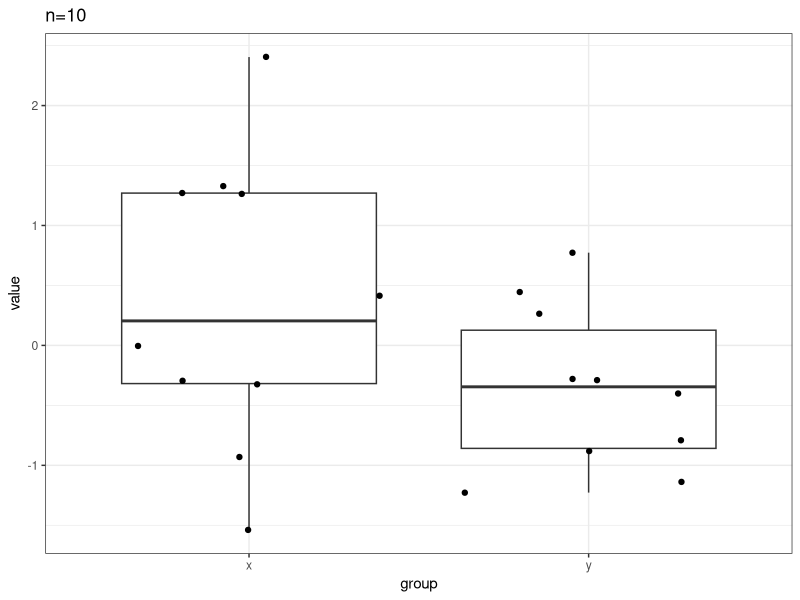
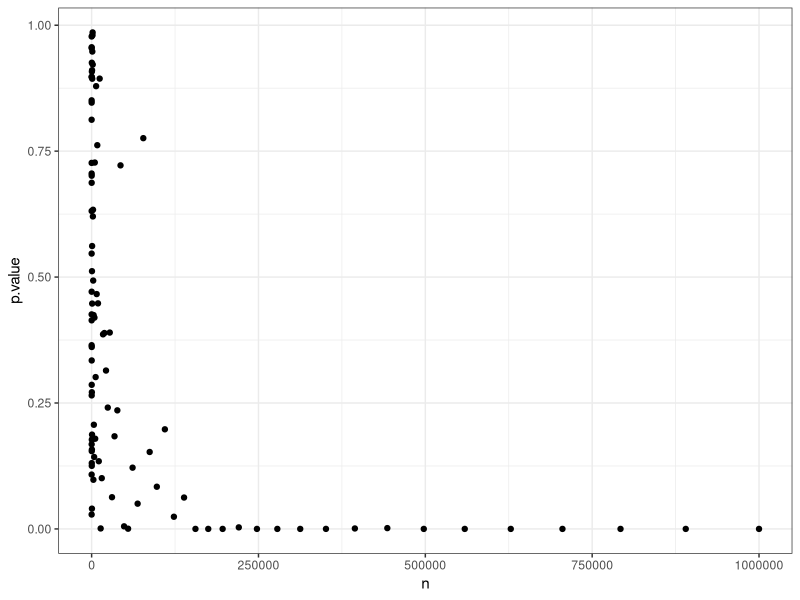
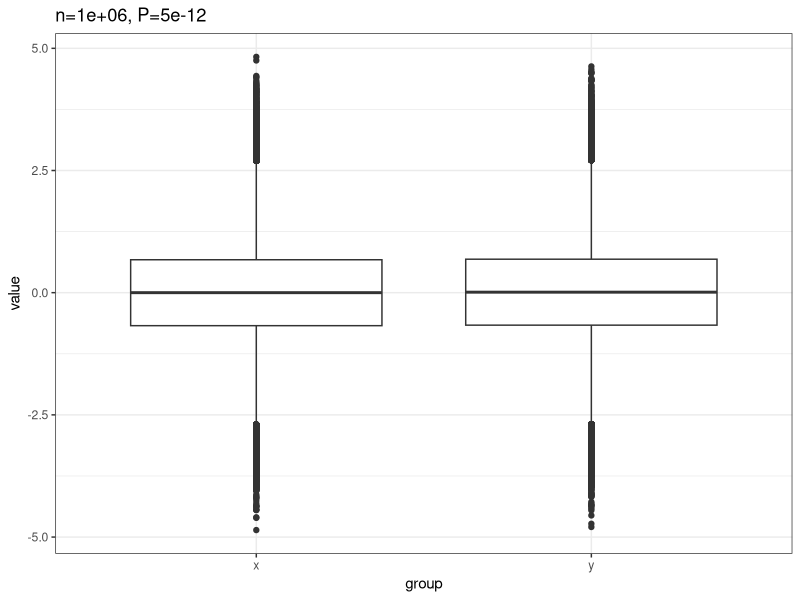

These charts were generated, in order, by the following R code: (Note: this script raises an error after producing the figures.)
## ---- chunk 1
library(data.table)
library(gridExtra)
library(ggplot2)
library(magrittr)
library(patchwork)
mysize <- 15
mytheme <- theme(
  axis.title = element_text(size=mysize), 
  axis.text = element_text(size=mysize),
  legend.title = element_text(size=mysize),
  legend.text = element_text(size=mysize)
) + theme_bw()

## ---- chunk 2
set.seed(0)
## ---- chunk 3
mu_x  <- 0
mu_y  <- 0.01
n <- 10
x <- rnorm(n, mu_x)
y <- rnorm(n, mu_y)
dt <- data.table(
  value = c(x,y),
  group =rep(c("x", "y"), each=n)
)
ggplot(dt, aes(x=group, y=value)) + 
  geom_boxplot() +
  geom_jitter() +
  ggtitle(paste0("n=",n)) + mytheme
## ---- chunk 4
t.test(x,y)$p.value
## ---- chunk 5
ns <- round(10^seq(1,6, length.out=100)) # a exponential grid of values of n 
pvs <- sapply( ns,  # for each N... 
  function(n){
    x <- rnorm(n, mu_x) # draw N values of x according to N(mu_x, 1) 
    y <- rnorm(n, mu_y) # draw N values of y according to N(mu_y, 1) 
    t.test(x, y)$p.value # Welch t-test 
  }
)
data.table(n=ns, p.value=pvs) %>%
  ggplot(aes(x=n , y=p.value)) + geom_point() + mytheme
## ---- chunk 6
mu_x  <- 0
mu_y  <- 0.01
n <- 1e6
x <- rnorm(n, mu_x)
y <- rnorm(n, mu_y)
dt <- data.table(
  value = c(x,y),
  group =rep(c("x", "y"), each=n)
)
ggplot(dt, aes(x=group, y=value)) + 
  geom_boxplot() +
  ggtitle(paste0("n=",n, ", P=", sprintf("%0.1g",t.test(x,y)$p.value))) + mytheme
## ---- chunk 7
knitr::include_graphics("assets/img/lec11-stat-testing-II/lec11_f1.png")
## ---- chunk 8
knitr::include_graphics("assets/img/lec11-stat-testing-II/lec11_f2.png")
## ---- chunk 9
knitr::include_graphics("assets/img/lec11-stat-testing-II/lec11_f3.png")
## ---- chunk 10
library(data.table)
library(ggplot2)
library(magrittr)
library(ggbeeswarm)

set.seed(10)
m <- 1e3 
m0 <- 0.9*m 
n <- 20 
fair <- c(rep("fair", m0), rep("biased", m-m0)) 
heads <- rbinom(m,n,ifelse(fair=="fair",0.5,0.8)) 

dt <- data.table(fair=fair, heads=heads)  
## ---- chunk 11
dt
## ---- chunk 12
dt2 <- dt[, .N, by=.(fair,heads)]
dt2 %>% ggplot(aes(heads,N)) + 
  geom_bar(stat="identity")  + 
  facet_wrap(~ fair, nrow=2) +
  scale_x_continuous("Heads", 0:n) +
  scale_y_continuous("Coins") +
  mytheme
## ---- chunk 13
dt[,
   p.value := sapply(
     heads,
     function(x)
       binom.test(x, n = n, alternative = "greater")$p.value
     )
]
dt
## ---- chunk 14
sum(dt$p.value<=0.05)
## ---- chunk 15
table(dt[,.(fair, rejected = p.value<=0.05)])
## ---- chunk 16
ggplot(dt, aes(sample = p.value)) + 
  # we make a qqplot comparing the P-values with the [0,1] uniform
  geom_qq(distribution =  stats::qunif) + 
  # we add a diagonal
  geom_abline(slope=1, intercept=0) +
  # we make the plot separately for fair and biased coins
  facet_wrap(~fair) +
  mytheme
## ---- chunk 17
dt[ , bonferroni := p.adjust(p.value, method="bonferroni")]
dt
## ---- chunk 18
table(dt[,.(fair, rejected = bonferroni<=0.05)])
## ---- chunk 19
knitr::include_graphics("assets/img/lec11-stat-testing-II/lec11_table_FDR.png")
## ---- chunk 20
dt[ , BH := p.adjust(p.value, method="BH")]
dt
## ---- chunk 21
table(dt[,.(fair, rejected = BH<=0.05)])
## ---- chunk 22
ggplot(dt, aes(sample = p.value)) + 
  geom_qq(distribution =  stats::qunif) + 
  geom_abline(slope=1, intercept=0) +
  mytheme
## ---- chunk 23
dt_rank <- data.table(p.value = sort(dt$p.value), j = 1:1000)
ggplot(data=dt_rank, aes(x=j,y=p.value)) + geom_point() + mytheme
## ---- chunk 24
dt_rank[ , BH := p.adjust(p.value, method="BH")]
dt_rank[ , rejected := ifelse(BH<=0.05, "yes", "no")]
ggplot(data=dt_rank) + geom_point(aes(x=j,y=p.value,color=rejected)) +   
  geom_abline(aes(intercept=0, slope=0.05/1000)) +
  #geom_label(aes(x= 150, y=0.04,label="Slope: (j*alpha)/m")) + 
  mytheme
## ---- chunk 25
dt_rank[ , BH := p.adjust(p.value, method="BH")]
dt_rank[ , rejected := ifelse(BH<=0.05, "yes", "no")]
ggplot(data=dt_rank[p.value <= 0.25]) + geom_point(aes(x=j,y=p.value,color=rejected)) +   
  geom_abline(aes(intercept=0, slope=0.05/1000)) +
  #geom_label(aes(x= 150, y=0.04,label="Slope: (j*alpha)/m")) + 
  mytheme
## ---- chunk 26
cutoffs = data.table(
  method = c("p.value", "bonferroni", "BH")
)
cutoffs[ 
  ,cutoff := sapply(
    method,
    function(me)
      dt[dt[[me]]<=0.05,min(heads)] - 0.5
    )
]

dt2 %>% ggplot(aes(heads,N)) + 
  geom_bar(stat="identity")  + 
  facet_wrap(~ fair, nrow=2) +
  scale_x_continuous("Heads", 0:n) +
  geom_vline(data=cutoffs, aes(xintercept= cutoff, colour = method), show.legend = TRUE) + 
  mytheme
